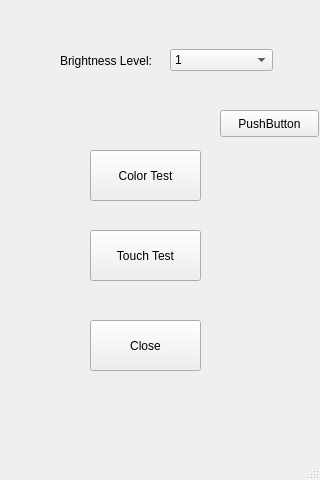
<?xml version="1.0" encoding="UTF-8"?>
<ui version="4.0">
 <class>LCD_TEST</class>
 <widget class="QMainWindow" name="LCD_TEST">
  <property name="geometry">
   <rect>
    <x>0</x>
    <y>0</y>
    <width>320</width>
    <height>480</height>
   </rect>
  </property>
  <property name="windowTitle">
   <string>MainWindow</string>
  </property>
  <widget class="QWidget" name="centralwidget">
   <widget class="QPushButton" name="color_test">
    <property name="geometry">
     <rect>
      <x>90</x>
      <y>150</y>
      <width>111</width>
      <height>51</height>
     </rect>
    </property>
    <property name="styleSheet">
     <string notr="true">font: 15pt &quot;Ubuntu&quot;;</string>
    </property>
    <property name="text">
     <string>Color Test</string>
    </property>
   </widget>
   <widget class="QPushButton" name="touch_test">
    <property name="geometry">
     <rect>
      <x>90</x>
      <y>230</y>
      <width>111</width>
      <height>51</height>
     </rect>
    </property>
    <property name="styleSheet">
     <string notr="true">font: 15pt &quot;Ubuntu&quot;;</string>
    </property>
    <property name="text">
     <string>Touch Test</string>
    </property>
   </widget>
   <widget class="QPushButton" name="close_lcd_window">
    <property name="geometry">
     <rect>
      <x>90</x>
      <y>320</y>
      <width>111</width>
      <height>51</height>
     </rect>
    </property>
    <property name="styleSheet">
     <string notr="true">font: 15pt &quot;Ubuntu&quot;;</string>
    </property>
    <property name="text">
     <string>Close</string>
    </property>
   </widget>
   <widget class="QWidget" name="layoutWidget">
    <property name="geometry">
     <rect>
      <x>60</x>
      <y>30</y>
      <width>213</width>
      <height>61</height>
     </rect>
    </property>
    <layout class="QHBoxLayout" name="horizontalLayout">
     <item>
      <widget class="QLabel" name="label">
       <property name="styleSheet">
        <string notr="true">font: 15pt &quot;Ubuntu&quot;;</string>
       </property>
       <property name="text">
        <string>Brightness Level:</string>
       </property>
      </widget>
     </item>
     <item>
      <widget class="QComboBox" name="brightness_level">
       <property name="styleSheet">
        <string notr="true">font: 15pt &quot;Ubuntu&quot;;</string>
       </property>
       <item>
        <property name="text">
         <string>1</string>
        </property>
       </item>
       <item>
        <property name="text">
         <string>2</string>
        </property>
       </item>
       <item>
        <property name="text">
         <string>3</string>
        </property>
       </item>
       <item>
        <property name="text">
         <string>4</string>
        </property>
       </item>
       <item>
        <property name="text">
         <string>5</string>
        </property>
       </item>
       <item>
        <property name="text">
         <string>6</string>
        </property>
       </item>
       <item>
        <property name="text">
         <string>7</string>
        </property>
       </item>
       <item>
        <property name="text">
         <string>8</string>
        </property>
       </item>
       <item>
        <property name="text">
         <string>9</string>
        </property>
       </item>
       <item>
        <property name="text">
         <string>10</string>
        </property>
       </item>
       <item>
        <property name="text">
         <string>11</string>
        </property>
       </item>
       <item>
        <property name="text">
         <string>12</string>
        </property>
       </item>
       <item>
        <property name="text">
         <string>13</string>
        </property>
       </item>
       <item>
        <property name="text">
         <string>14</string>
        </property>
       </item>
       <item>
        <property name="text">
         <string>15</string>
        </property>
       </item>
       <item>
        <property name="text">
         <string>16</string>
        </property>
       </item>
       <item>
        <property name="text">
         <string>17</string>
        </property>
       </item>
       <item>
        <property name="text">
         <string>18</string>
        </property>
       </item>
       <item>
        <property name="text">
         <string>19</string>
        </property>
       </item>
       <item>
        <property name="text">
         <string>20</string>
        </property>
       </item>
      </widget>
     </item>
    </layout>
   </widget>
   <widget class="QPushButton" name="pushButton">
    <property name="geometry">
     <rect>
      <x>220</x>
      <y>110</y>
      <width>99</width>
      <height>27</height>
     </rect>
    </property>
    <property name="text">
     <string>PushButton</string>
    </property>
   </widget>
  </widget>
  <widget class="QMenuBar" name="menubar">
   <property name="geometry">
    <rect>
     <x>0</x>
     <y>0</y>
     <width>320</width>
     <height>25</height>
    </rect>
   </property>
  </widget>
  <widget class="QStatusBar" name="statusbar"/>
 </widget>
 <resources/>
 <connections/>
</ui>
